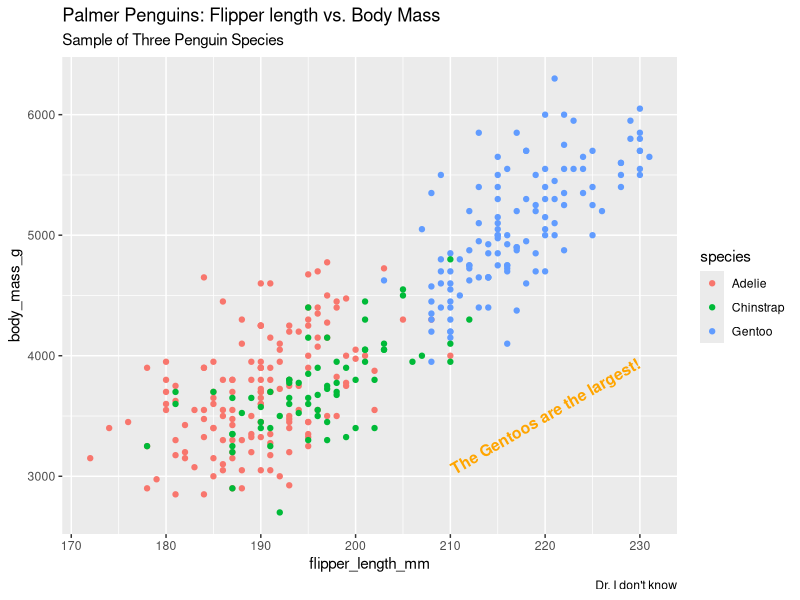

R code for this plot: (Note: this script raises an error after producing the figure.)
library(ggplot2)
library(palmerpenguins)
ggplot(data = penguins) +
  geom_point(mapping = aes(x=flipper_length_mm, y=body_mass_g, color=species))+
  labs(title = "Palmer Penguins: Flipper length vs. Body Mass", subtitle = "Sample of Three Penguin Species", caption = "Dr. I don't know") +
  annotate("text", x=220, y=3500, label = "The Gentoos are the largest!", color="orange",
           fontface="bold", size=4, angle=30)

p + annotate("rect", xmin = 3, xmax = 4.2, ymin = 12, ymax = 21,
             alpha = .2)
p + annotate("segment", x = 2.5, xend = 4, y = 15, yend = 25,
             colour = "blue")
p + annotate("pointrange", x = 3.5, y = 20, ymin = 12, ymax = 28,
             colour = "red", size = 1.5)
p + annotate("text", x = 2:3, y = 20:21, label = c("my label", "label 2"))